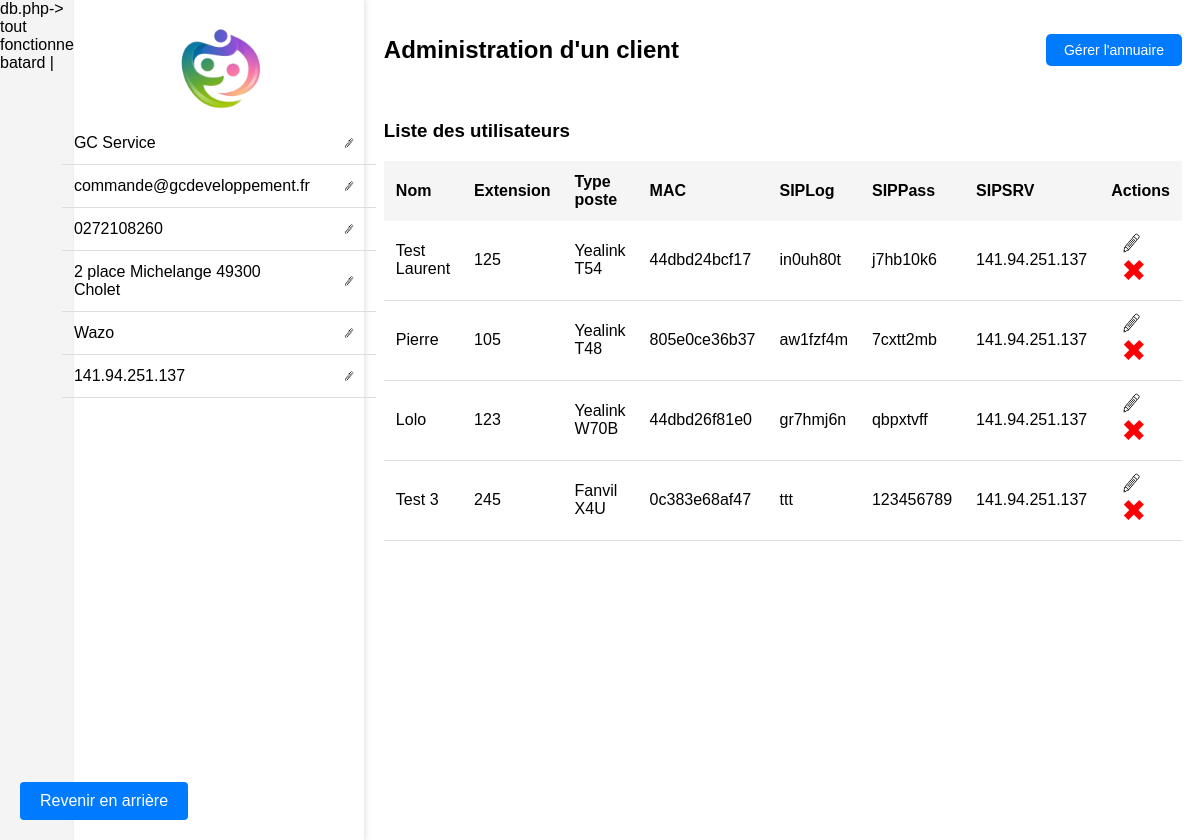
The app's page /LDAP_test/clientdetail/clientdetail.php?idclient=3 with its own data.
### tables this page shows
CREATE TABLE `Clients` (
  `idclients` int NOT NULL,
  `Nom` varchar(255) DEFAULT NULL,
  `Email` varchar(255) DEFAULT NULL,
  `Telephone` varchar(255) DEFAULT NULL,
  `Adresse` varchar(255) DEFAULT NULL,
  `Plateforme` varchar(50) DEFAULT NULL COMMENT 'Type de plateforme téléphonique (Wazo, OVH, Yeastar, 3CX, etc)',
  `PlateformeURL` text COMMENT 'URL si nécessaire (pour le 3CX par exemple)',
  `partenaires_idpartenaires` int NOT NULL
);

CREATE TABLE `Utilisateurs` (
  `idutilisateurs` int NOT NULL,
  `Nom` varchar(100) NOT NULL,
  `Extension` varchar(20) NOT NULL,
  `TypePoste` varchar(100) NOT NULL,
  `AdresseMAC` varchar(12) NOT NULL COMMENT 'Adresse mac sans séparateur ni majuscule',
  `SIPLogin` varchar(250) NOT NULL,
  `SIPPassword` varchar(250) NOT NULL,
  `SIPServeur` varchar(250) NOT NULL,
  `clients_idclients` int NOT NULL,
  `annuaires_idannuaires` int NOT NULL DEFAULT '0'
);

### LDAP_test/database/clients_request.php (called while the page is built, shortened)
<?php
class ShowClientForm {
    private $pdo;
    private $ClientsRecoveryByIdRequest = "SELECT * FROM Clients WHERE idclients = [0] ";
    function __construct($pdo) {
        $this->pdo = $pdo;
    }
    function ClientsRecoveryById($idclient) {
        $sqlrequest = str_replace("[0]", $idclient, $this->ClientsRecoveryByIdRequest);
        $stmt = $this->pdo->prepare($sqlrequest);
        $stmt->execute();
        return $stmt->fetchAll(PDO::FETCH_ASSOC);
    }
}
$ClientsForm = new ShowClientForm($pdo);
?>

### LDAP_test/database/utilisateurs_request.php (called while the page is built, shortened)
<?php
class ShowUtilisateursForm {
    private $pdo;
    private $UtilisateursRecoveryByClientSQLRequest = "SELECT * FROM Utilisateurs WHERE clients_idclients = [0] ";
    function __construct($pdo) {
        $this->pdo = $pdo;
    }
    function UtilisateursRecoveryByClient($idclient) {
		$sqlrequest = str_replace("[0]", $idclient,$this->UtilisateursRecoveryByClientSQLRequest);
        $stmt = $this->pdo->prepare($sqlrequest);
        $stmt->execute();
        return $stmt->fetchAll(PDO::FETCH_ASSOC);
    }
}
$UtilisateursForm = new ShowUtilisateursForm($pdo);
?>

### LDAP_test/clientdetail/clientdetail.php (the view, shortened to what this page needs)
<?php
require_once("../database/db.php");
include '../database/clients_request.php';
include '../database/utilisateurs_request.php';
$idclient = $_GET['idclient'];
?>
<!DOCTYPE html>
<html lang="fr">
<head>
    <link rel="stylesheet" href="clientdetail.css">
</head>
<body>
    <aside class="sidebar">
        <div class="sidebar-header">
            <img src="../logo/Logo-ldap.png" alt="Logo" class="logo-sidebar">
						<table>
                <tbody>
                	<?php
                		$client = $ClientsForm->ClientsRecoveryById($idclient)[0];
                		echo "<tr>";
                		echo "<td>$client[Nom]</td>";
                		echo "<td><button class='btn-delete'><img src=\"../logo/Editer.png\"></button></td>";
                		echo "</tr>";
                		echo "<tr>";
                		if ($client['Email'] != "") echo "<td>$client[Email]</td>";
                		else echo "<td><i>Email non défini</i></td>";
                		echo "<td><button class='btn-delete'><img src=\"../logo/Editer.png\"></button></td>";
                		echo "</tr>";
                		echo "<tr>";
                		if ($client['Telephone'] != "") echo "<td>$client[Telephone]</td>";
                		else echo "<td><i>Numéro non défini</i></td>";
                		echo "<td><button class='btn-delete'><img src=\"../logo/Editer.png\"></button></td>";
                		echo "</tr>";
                		echo "<tr>";
                		if ($client['Adresse'] != "") echo "<td>$client[Adresse]</td>";
                		else echo "<td><i>Adresse non définie</i></td>";
                		echo "<td><button class='btn-delete'><img src=\"../logo/Editer.png\"></button></td>";
                		echo "</tr>";
                		echo "<tr>";
                		if ($client['Plateforme'] != "") echo "<td>$client[Plateforme]</td>";
                		else echo "<td><i>Plateforme non définie</i></td>";
                		echo "<td><button class='btn-delete'><img src=\"../logo/Editer.png\"></button></td>";
                		echo "</tr>";
                		echo "<tr>";
                		if ($client['PlateformeURL'] != "") echo "<td>$client[PlateformeURL]</td>";
                		else echo "<td><i>Infos plateforme non définies</i></td>";
                		echo "<td><button class='btn-delete'><img src=\"../logo/Editer.png\"></button></td>";
                		echo "</tr>";
                	?>
             </table>
        </div>
    </aside>
   <main class="main-content">
        <header class="main-header">
            <h1>Administration d'un client</h1>
            <div class="action-buttons">
                <div class="button-container">
                    <form method="post" style="display: inline;">
                        <button name="gerer_annuaire" class="action-button">Gérer l'annuaire</button>
                    </form>
                </div>
            </div>
        </header>
        <section class="table-section">
            <h3>Liste des utilisateurs</h3>
            <table>
                <thead>
                    <tr>
                        <th>Nom</th>
                        <th>Extension</th>
                        <th>Type poste</th>
                        <th>MAC</th>
                        <th>SIPLog</th>
                        <th>SIPPass</th>
                        <th>SIPSRV</th>
                        <th>Actions</th>
                    </tr>
                </thead>
                <tbody id="contact-list">
                    <?php
                    $utilisateurs = $UtilisateursForm->UtilisateursRecoveryByClient($idclient);
                    foreach ($utilisateurs as $utilisateur) {
	                     echo "<tr>
                            <td>" . htmlspecialchars($utilisateur['Nom']) . "</td>
                            <td>$utilisateur[Extension]</td>
                            <td>$utilisateur[TypePoste]</td>
                            <td>$utilisateur[AdresseMAC]</td>
                            <td>$utilisateur[SIPLogin]</td>
                            <td>$utilisateur[SIPPassword]</td>
                            <td>$utilisateur[SIPServeur]</td>
                            <td><form method='POST' action=\"../utilisateurdetail/utilisateurdetail.php\" style='display:inline;'>
                            <input type='hidden' name='idutilisateur' value='$utilisateur[idutilisateurs]'>
                            <input type='hidden' name='idclient' value='$idclient'>
                            <button class='btn-delete' type='submit'><img src=\"../logo/Editer2.png\"></button></form><button class='btn-delete' data-id='" . $contact['idAnnuaire'] . "'>✖</button></td>
                        </tr>";
                    }
                    ?>
               </tbody>
            </table>
        </section>
    </main>
    <a href="javascript:history.back()" class="back-button">Revenir en arrière</a>
</body>
</html>

### LDAP_test/clientdetail/clientdetail.css (style rules this page uses)
body { font-family: Arial, sans-serif; margin: 0; padding: 0; display: flex; background-color: #f4f4f4; }
.sidebar { width: 250px; background-color: #ffffff; box-shadow: 2px 0 5px rgba(0, 0, 0, 0.1); padding: 20px; height: 100vh; position: relative; background-color: #ffffff !important; }
.sidebar-header { display: flex; flex-direction: column; align-items: center; margin-bottom: 20px; }
.logo-sidebar { width: 100px; height: auto; margin-bottom: 10px; }
.main-content { flex: 1; padding: 20px; background-color: #fff; }
.main-header { display: flex; justify-content: space-between; align-items: center; padding-bottom: 20px; }
.main-header h1 { font-size: 24px; }
.table-section { margin-top: 20px; }
table { width: 100%; border-collapse: collapse; }
table thead th { background-color: #f5f5f5; padding: 12px; text-align: left; }
table tbody td { padding: 12px; border-bottom: 1px solid #ddd; }
table tbody td button { background: none; border: none; color: red; font-size: 16px; cursor: pointer; }
.back-button { position: fixed; bottom: 20px; left: 20px; padding: 10px 20px; background-color: #007bff; color: white; border: none; border-radius: 4px; cursor: pointer; text-decoration: none; }
.btn-delete { background-color: transparent; border: none; color: red; font-size: 30px; cursor: pointer; padding: 0 10px; }
.action-button { padding: 8px 18px; margin-left: 10px; border: none; color: white; background-color: #007bff; border-radius: 5px; font-size: 14px; cursor: pointer; transition: background-color 0.3s; }

### records on screen
clients: Nom "GC Service", Email "commande@gcdeveloppement.fr", Telephone "0272108260", Adresse "2 place Michelange 49300 Cholet", Plateforme "Wazo", PlateformeURL "141.94.251.137"
utilisateurs: Nom "Test Laurent", Extension "125", TypePoste "Yealink T54", AdresseMAC "44dbd24bcf17", SIPLogin "in0uh80t", SIPPassword "j7hb10k6", SIPServeur "141.94.251.137"
utilisateurs: Nom "Pierre", Extension "105", TypePoste "Yealink T48", AdresseMAC "805e0ce36b37", SIPLogin "aw1fzf4m", SIPPassword "7cxtt2mb", SIPServeur "141.94.251.137"
utilisateurs: Nom "Lolo", Extension "123", TypePoste "Yealink W70B", AdresseMAC "44dbd26f81e0", SIPLogin "gr7hmj6n", SIPPassword "qbpxtvff", SIPServeur "141.94.251.137"
utilisateurs: Nom "Test 3", Extension "245", TypePoste "Fanvil X4U", AdresseMAC "0c383e68af47", SIPLogin "ttt", SIPPassword "123456789", SIPServeur "141.94.251.137"
